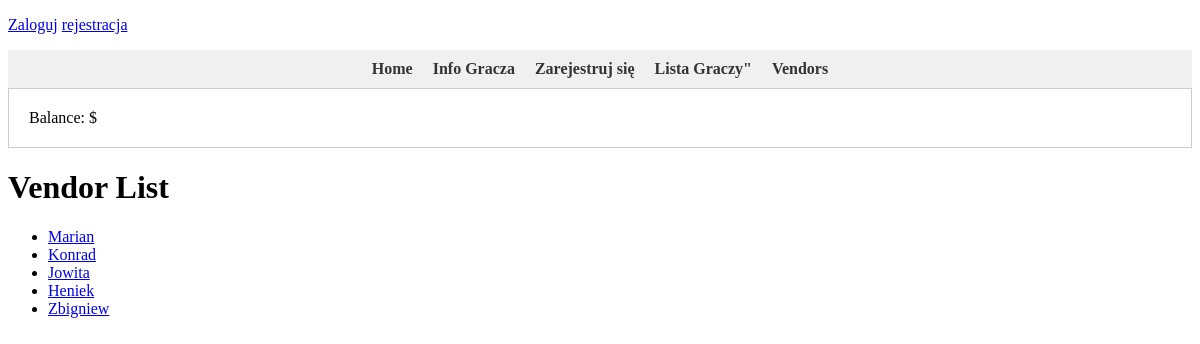
/vendor_list/, run on the app's committed database.
### SimGame/models.py (models this page shows)
class Seller(models.Model):
    name = models.CharField(max_length=64)

### SimGame/views.py (the view)
# urls.py: path('vendor_list/', views.VendorList.as_view(), name='vendor_list'),
class VendorList(View):
    def get(self, request):
        sellers = Seller.objects.all()
        return render(request, 'vendor_list.html', {'sellers': sellers})

### templates/vendor_list.html
{% extends 'base.html' %}
{% block content %}
    <h1>Vendor List</h1>
    <ul>
        {% for seller in sellers %}
        <li>
            <a href="{% url 'seller_detail' seller.id %}">{{ seller.name }}</a>
        </li>
        {% endfor %}
    </ul>
{% endblock %}

### data on the page
Seller: name "Marian"
Seller: name "Konrad"
Seller: name "Jowita"
Seller: name "Heniek"
Seller: name "Zbigniew"
